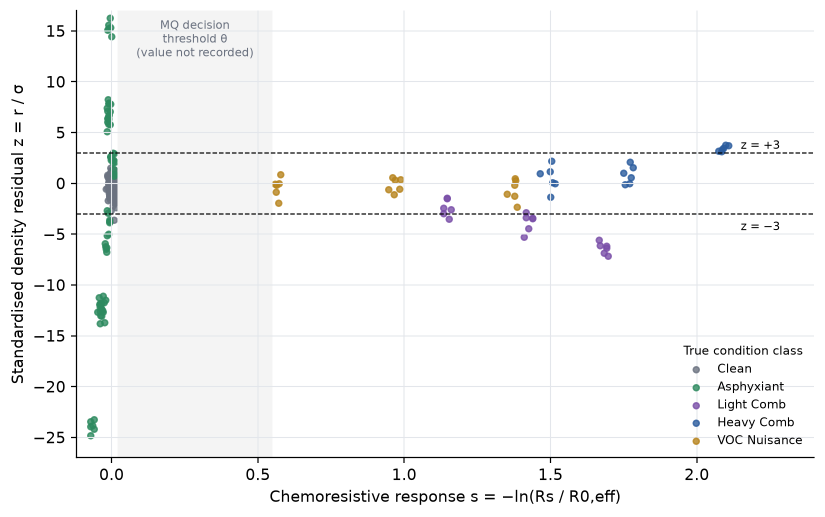
#> input picture 07_fan_coastdown/orig/x/word/media/image12.png, 1649 x 1033 px, found by its file name (shown at 1/2 size)
$ python fig11_patch.py
#> lines starting #> are read from the running program, lines starting #| are printed output that depends on the picture
"""Replace the threshold annotation of Figure 11 with the best-method thresholds."""
from PIL import Image, ImageDraw, ImageFont
import matplotlib, os

src = "orig/x/word/media/image12.png"
im = Image.open(src).convert("RGB")
px = im.load()
BAND = (244, 244, 244)
for x in range(240, 512):
    for y in range(25, 125):
        px[x, y] = px[530, y]
d = ImageDraw.Draw(im)
fdir = os.path.join(os.path.dirname(matplotlib.__file__), "mpl-data", "fonts", "ttf")
f = ImageFont.truetype(os.path.join(fdir, "DejaVuSans.ttf"), 21)
x0, k = 223.0, 586.0


def vdash(x, color):
#> called with x = 398.8, color = (176, 58, 46)
    y = 22
    while y < 910:
        d.line([(x, y), (x, min(y + 12, 910))], fill=color, width=3)
        y += 20
#> after the loop, y = 922


vdash(x0 + 0.30 * k, (176, 58, 46))
vdash(x0 + 0.75 * k, (168, 116, 26))
def label(x, y, t, col, anchor):
#> called with x = 390, y = 42, t = 'admissible θ: 0.018–0.559', col = (90, 100, 110), anchor = 'mm'
    bb = d.textbbox((x, y), t, font=f, anchor=anchor)
#> bb = (252, 34, 528, 50)
    d.rectangle([bb[0] - 4, bb[1] - 3, bb[2] + 4, bb[3] + 3], fill=(255, 255, 255))
    d.text((x, y), t, font=f, fill=col, anchor=anchor)


label(390, 42, "admissible θ: 0.018–0.559", (90, 100, 110), "mm")
label(408, 78, "θ = 0.30", (176, 58, 46), "lm")
label(672, 78, "θ_esc = 0.75", (168, 116, 26), "lm")
os.makedirs("figs", exist_ok=True)
im.save("figs/fig11.png")
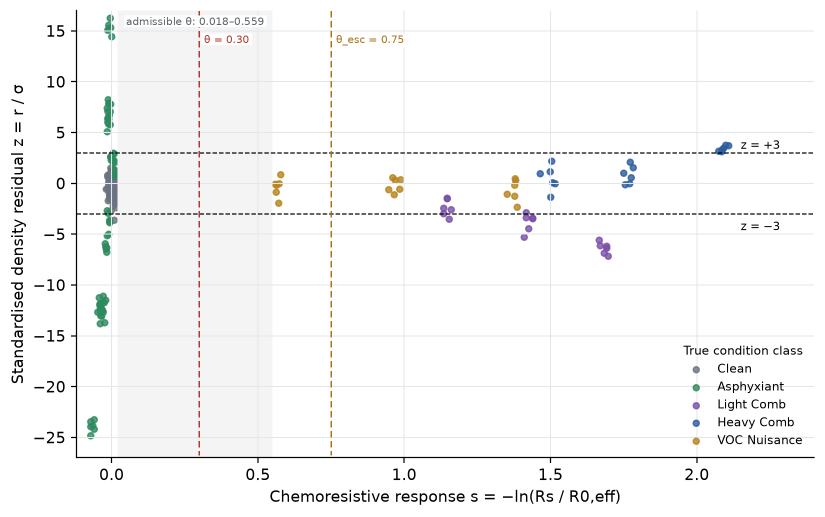
#> saved as fig11.png: PIL image 1649x1033 RGB (shown at 1/2 size); mean R, G, B 246.9, 246.9, 246.9
print("wrote figs/fig11.png")

$ run again, with 07_fan_coastdown/orig/x/word/media/image10.png copied over 07_fan_coastdown/orig/x/word/media/image12.png
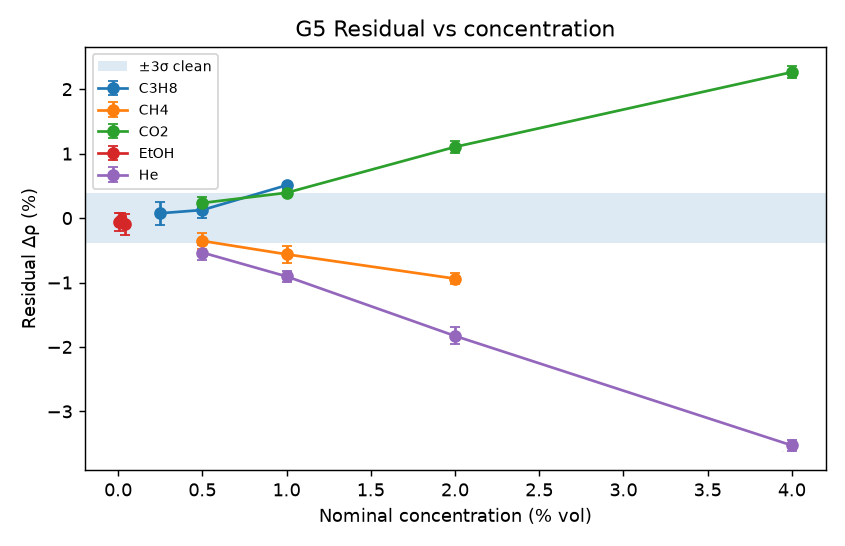
#> input picture 07_fan_coastdown/orig/x/word/media/image10.png, 845 x 546 px, found by its file name
#> im is the input picture: PIL image 845x546 RGB; mean R, G, B 245.5, 246.5, 246.8
#> after the loop in vdash, `while y < 910:`: y = 922
#> bb = (252, 34, 528, 50)
#> `im.save("figs/fig11.png")`:
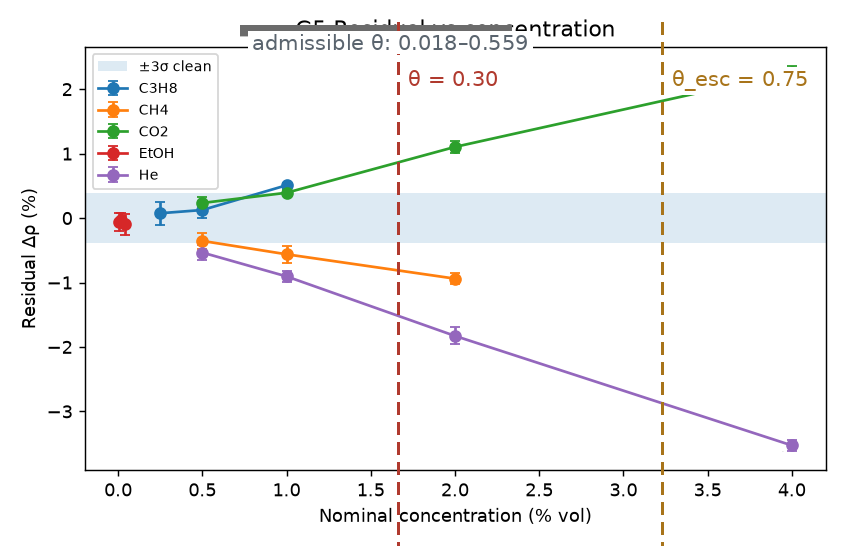
#> saved as fig11.png: PIL image 845x546 RGB; mean R, G, B 244.9, 245.3, 245.5

$ run again, with 07_fan_coastdown/orig/x/word/media/image11.png copied over 07_fan_coastdown/orig/x/word/media/image12.png
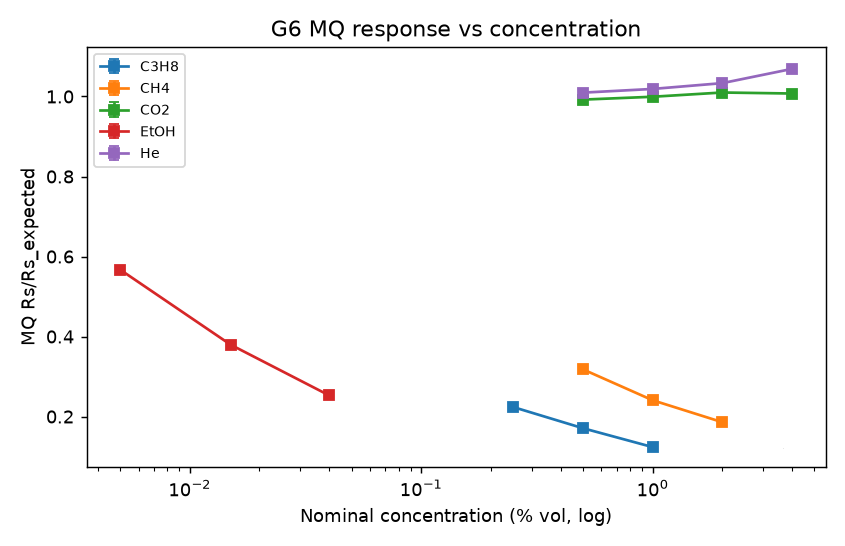
#> input picture 07_fan_coastdown/orig/x/word/media/image11.png, 845 x 546 px, found by its file name
#> im is the input picture: PIL image 845x546 RGB; mean R, G, B 248.8, 248.4, 248.3
#> after the loop in vdash, `while y < 910:`: y = 922
#> bb = (252, 34, 528, 50)
#> `im.save("figs/fig11.png")`:
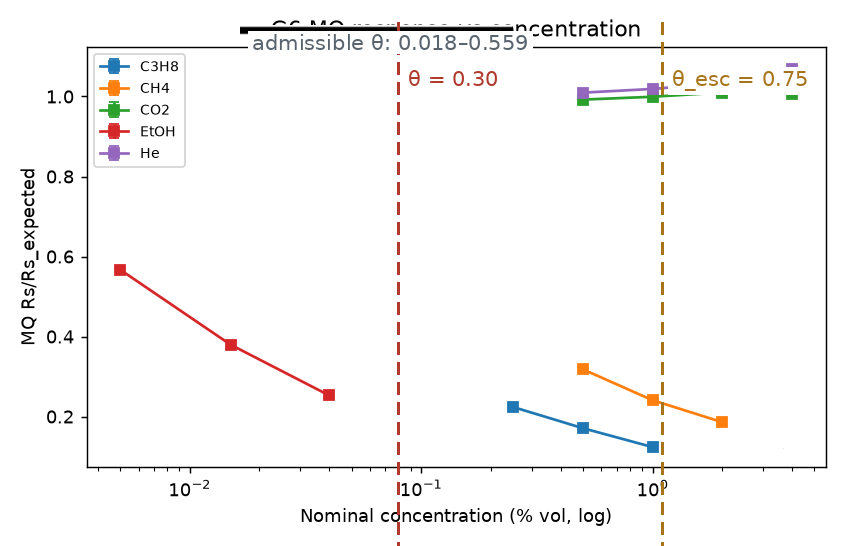
#> saved as fig11.png: PIL image 845x546 RGB; mean R, G, B 248.3, 247.4, 247

$ run again, with 07_fan_coastdown/orig/x/word/media/image13.png copied over 07_fan_coastdown/orig/x/word/media/image12.png
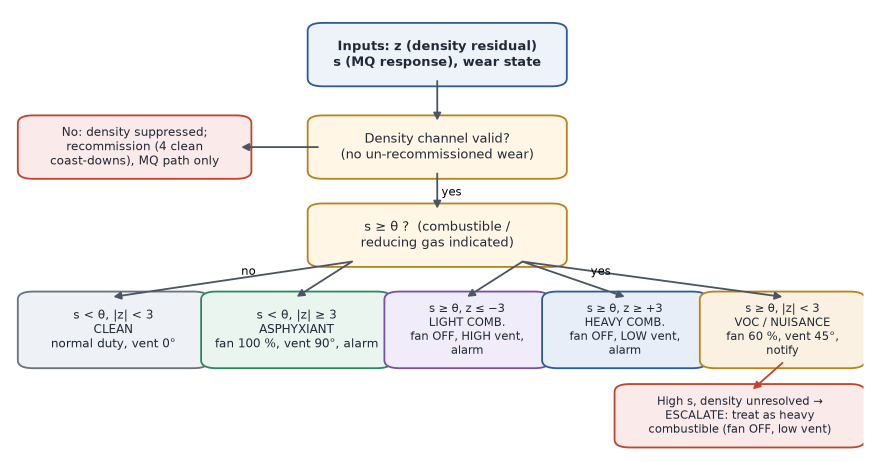
#> input picture 07_fan_coastdown/orig/x/word/media/image13.png, 1749 x 924 px, found by its file name (shown at 1/2 size)
#> after the loop in vdash, `while y < 910:`: y = 922
#> bb = (252, 34, 528, 50)
#> `im.save("figs/fig11.png")`:
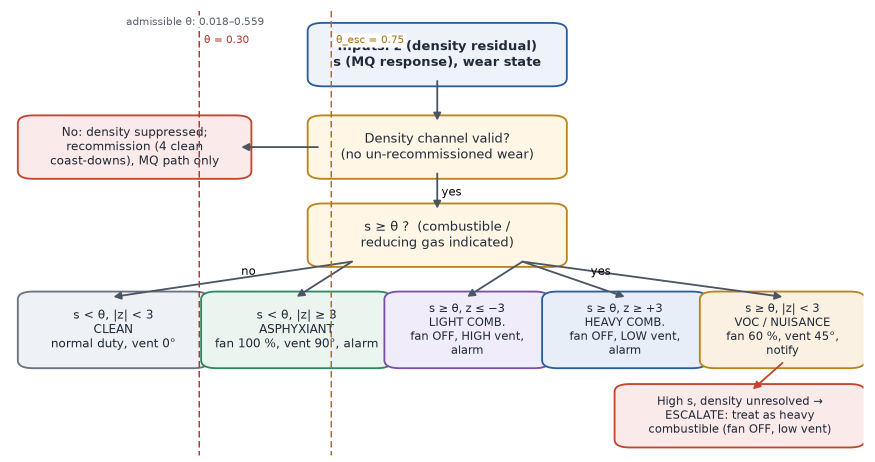
#> saved as fig11.png: PIL image 1749x924 RGB (shown at 1/2 size); mean R, G, B 243.2, 241.1, 240
